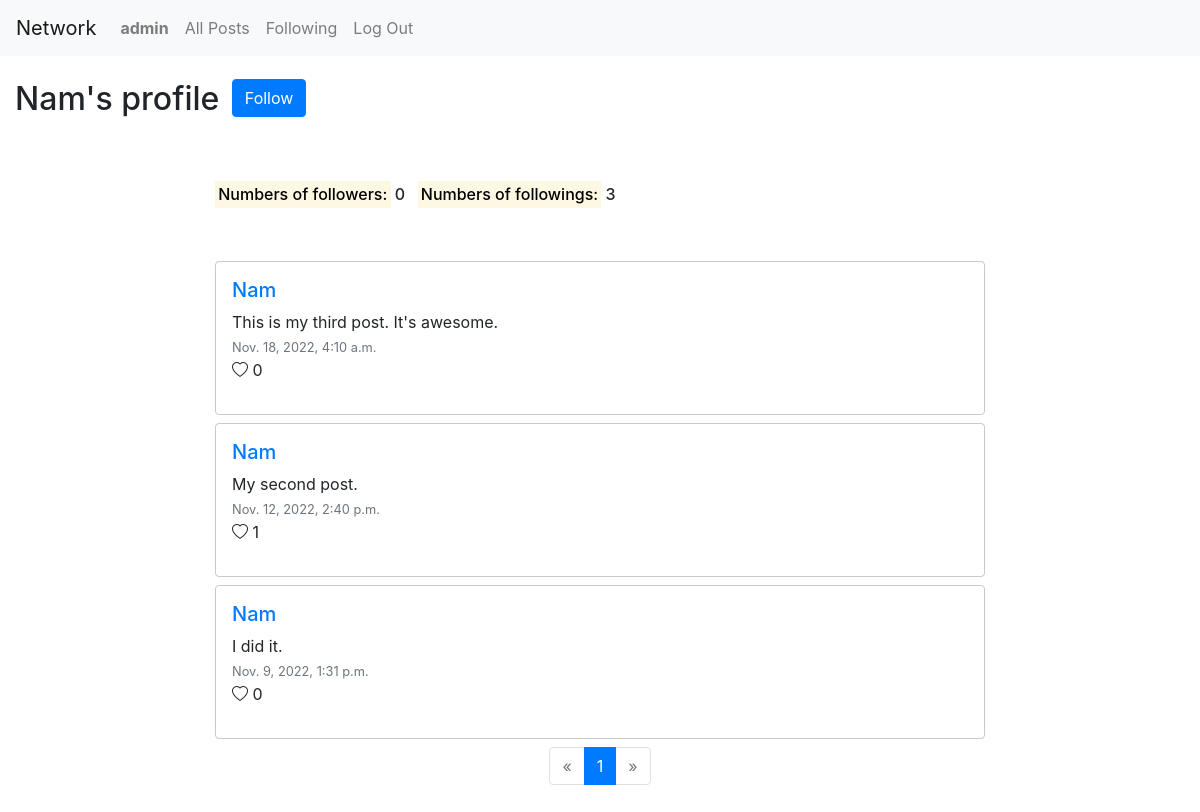
Page /profile/Nam (signed in) on the committed database.
### network/models.py (models this page shows, shortened)
class User(AbstractUser):
    pass

class FollowList(models.Model):
    user = models.ForeignKey('User', on_delete=models.CASCADE, related_name='user')
    followings = models.ManyToManyField('User', related_name='followings', blank=True)
    followers = models.ManyToManyField('User', related_name='followers', blank=True)

class Post(models.Model):
    poster = models.ForeignKey('User', on_delete=models.CASCADE, related_name='poster')
    content = models.TextField()
    date_created = models.DateTimeField(default=timezone.now)
    fan = models.ManyToManyField('User', related_name='likes', blank=True)

### network/views.py (the view)
# urls.py: path("profile/<str:poster_name>", views.profile, name="profile"),
@login_required
def profile(request, poster_name):
    poster_id = User.objects.filter(username=poster_name).first()
    posts = Post.objects.filter(poster=poster_id).order_by('date_created').reverse()
    try:
        follow_list = FollowList.objects.get(user=request.user)
    except FollowList.DoesNotExist:
        follow_list = None
    try:
        poster_follow_list = FollowList.objects.get(user=poster_id)
    except FollowList.DoesNotExist:
        poster_follow_list = None
    paginator = Paginator(posts, 10)
    page_number = request.GET.get('page')
    page_obj = paginator.get_page(page_number)
    return render(request, "network/profile.html", {
        'poster_id': poster_id,
        'page_obj': page_obj,
        'poster': poster_name,
        'follow_list': follow_list,
        'poster_follow_list': poster_follow_list,
        'form': NewPostForm()
    })

### network/templates/network/profile.html (shortened to what this page needs)
{% extends "network/layout.html" %}
{% block body %}
    <ul class="list-inline">
        <li class="list-inline-item">
            <h2 class="my-4">{{ poster }}'s profile</h2>
        </li>
        <li class="list-inline-item">
            {% if poster != request.user.username %}
                {% if follow_list is None or poster_id not in follow_list.followings.all %}
                <form action="{% url 'toggle_follow' poster %}" method="post">
                    <button type="submit" class="btn btn-primary mb-3 border-primary">Follow</button>
                </form>
                {% else %}
                <form action="{% url 'toggle_follow' poster %}" method="post">
                    {% csrf_token %}
                    <button type="submit" class="btn btn-danger mb-3 border-danger">Unfollow</button>
                </form>
                {% endif %}
            {% endif %}
        </li>
    </ul>
    <div class="row">
        <div class="col-lg-8 offset-lg-2 mt-4">
             <ul class="list-inline">
                <li class="list-inline-item h6">
                    <mark>Numbers of followers:</mark> {{ poster_follow_list.followers.count }}
                </li>
                <li class="list-inline-item h6">
                    <mark>Numbers of followings:</mark> {{ poster_follow_list.followings.count }}
                </li>
            </ul>
            <div class="my-5">
                {% include "network/posts.html" %}
        </div>
    </div>
{% endblock %}

### network/templates/network/layout.html (shortened to what this page needs)
{% load static %}
<!DOCTYPE html>
<html lang="en">
    <head>
        <link rel="stylesheet" href="https://stackpath.bootstrapcdn.com/bootstrap/4.4.1/css/bootstrap.min.css">
        <link rel="stylesheet" href="https://cdn.jsdelivr.net/npm/bootstrap-icons@1.8.3/font/bootstrap-icons.css" />
        <link href="{% static 'network/styles.css' %}" rel="stylesheet">
    </head>
    <body>
        <nav class="navbar navbar-expand-lg navbar-light bg-light">
            <a class="navbar-brand" href="#">Network</a>
            <div>
              <ul class="navbar-nav mr-auto">
                {% if user.is_authenticated %}
                    <li class="nav-item">
                        <a class="nav-link" href="{% url 'profile' user.username %}"><strong>{{ user.username }}</strong></a>
                    </li>
                {% endif %}
                <li class="nav-item">
                  <a class="nav-link" href="{% url 'index' %}">All Posts</a>
                </li>
                {% if user.is_authenticated %}
                    <li class="nav-item">
                        <a class="nav-link" href="{% url 'following' %}">Following</a>
                    </li>
                    <li class="nav-item">
                        <a class="nav-link" href="{% url 'logout' %}">Log Out</a>
                    </li>
                {% endif %}
              </ul>
            </div>
          </nav>
        <div class="body container-fluid">
            {% block body %}
            {% endblock %}
        </div>
    </body>
</html>

### network/templates/network/posts.html (shortened to what this page needs)
<div>
    {% for post in page_obj %}
    <div class="border rounded my-2 p-3 block-post" id="post-{{ post.id }}">
        <a href="{% url 'profile' post.poster %}"><h5>{{ post.poster }}</h5></a>
        <div id="post-details-{{ post.id }}">
            <ul class="list-unstyled">
                <li id="post-content-{{ post.id }}">{{ post.content }}</li>
                <li><small class="text-muted">{{ post.date_created }}</small></li>
                {% if post.poster != request.user %}
                    {% if post.fan is None or request.user not in post.fan.all %}
                    <li class="fan-{{ post.id }}"><i class="bi bi-heart" id="heart-empty" data-id="{{ post.id }}" data-action="like"></i> {{ post.fan.count }} </li>
                    {% else %}
                    <li class="fan-{{ post.id }}"><i class="bi bi-heart-fill" id="heart-fill" data-id="{{ post.id }}" data-action="unlike"></i> {{ post.fan.count }} </li>
                    {% endif %}
                {% else %}
                <li class="fan-{{ post.id }} disabled-icon"><i class="bi bi-heart" id="heart-empty" data-id="{{ post.id }}" data-action="like"></i> {{ post.fan.count }} </li>
                {% endif %}
            </ul>
        </div>
    </div>
    {% endfor %}
    <nav aria-label="Page navigation">
        <ul class="pagination justify-content-center">
            {% if page_obj.has_previous %}
            <li class="page-item">
                <a class="page-link" href="?page={{ page_obj.previous_page_number }}" aria-label="Previous">
                    <span aria-hidden="true">&laquo;</span>
                </a>
            </li>
            {% else %}
            <li class="page-item disabled">
                <a class="page-link" href="#" aria-label="Previous">
                    <span aria-hidden="true">&laquo;</span>
                </a>
            </li>
            {% endif %}
            {% for i in page_obj.paginator.page_range %}
                {% if i == page_obj.number %}
                <li class="page-item active">
                    <a class="page-link" href="?page={{ i }}">{{ i }}
                    </a>
                </li>
                {% else %}
                <li class="page-item">
                    <a class="page-link" href="?page={{ i }}">{{ i }}</a>
                </li>
                {% endif %}
            {% endfor %}
            {% if page_obj.has_next %}
            <li class="page-item">
                <a class="page-link" href="?page={{ page_obj.next_page_number }}" aria-label="Next">
                    <span aria-hidden="true">&raquo;</span>
                </a>
            </li>
            {% else %}
            <li class="page-item disabled">
                <a class="page-link" href="#" aria-label="Next">
                    <span aria-hidden="true">&raquo;</span>
                </a>
            </li>
            {% endif %}
        </ul>
    </nav>

### network/static/network/styles.css (style rules this page uses)
.block-post { border-color: rgb(202, 200, 200) !important; clear: both; }

### rows in the picture
User: username "admin"
User: username "Nam"
FollowList: followers.count "0", followings.count "3"
Post: poster "Nam", content "This is my third post. It's awesome.", date_created "Nov. 18, 2022, 4:10 a.m.", fan.count "0"
Post: poster "Nam", content "My second post.", date_created "Nov. 12, 2022, 2:40 p.m.", fan.count "1"
Post: poster "Nam", content "I did it.", date_created "Nov. 9, 2022, 1:31 p.m.", fan.count "0"

### other values in the picture
{{ i }} "1"
